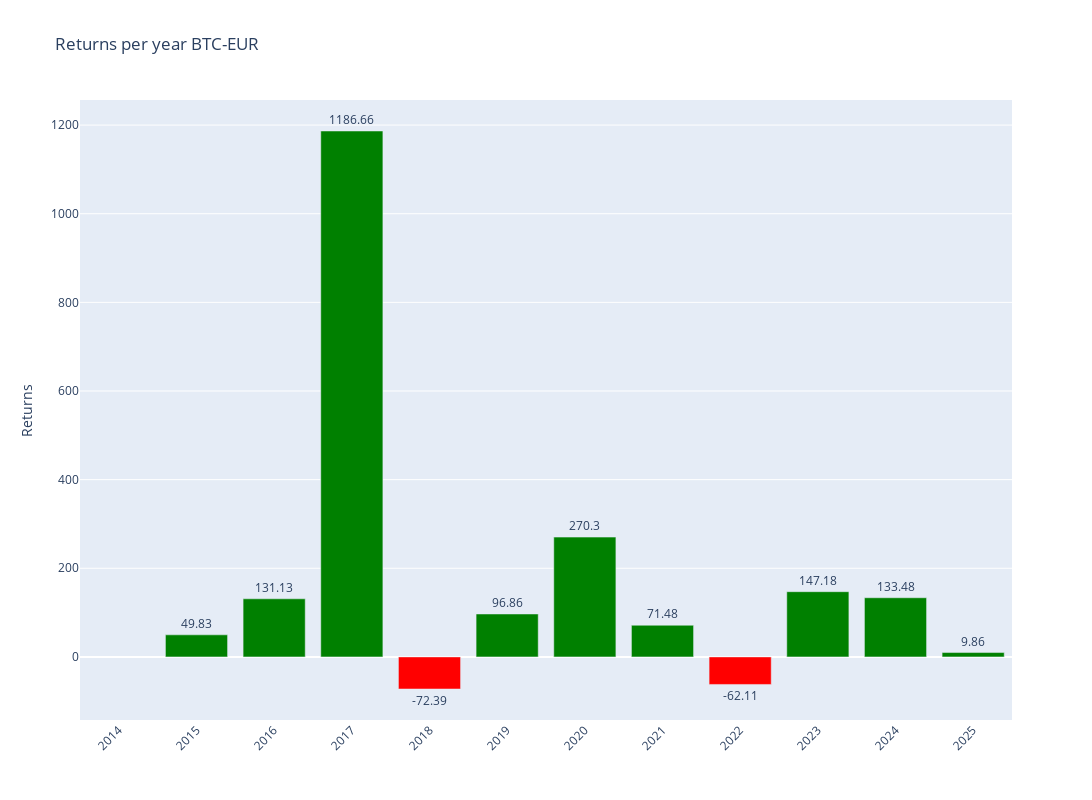

Notebook code cell kept with this figure:
### Code cell
# Plotly
fig = make_subplots()

# Add colors
colors = ['green' if x >= 0 else 'red' for x in annual_data['Return']]

# Graph (1,1)
fig.add_trace(go.Bar(y=annual_data['Return'],x=annual_data['Return'].index,text=round(annual_data['Return'],2),textposition='outside',marker_color=colors,hoverinfo='skip'),row=1,col=1)

# Update xaxis properties
fig.update_yaxes(title_text="Returns", row=1, col=1)

fig.update_layout(xaxis=dict(tickvals=annual_data.index,tickangle=-45),height=800, width=1300,title=f"Returns per year {ticker}")

fig.show()

### Figure 1 — Plotly figure (JSON) as saved in the notebook; plotly's stock layout.template omitted (floating-point values rounded to 4 significant figures)
{"data": [{"hoverinfo": "skip", "marker": {"color": ["red", "green", "green", "green", "red", "green", "green", "green", "red", "green", "green", "green"]}, "text": [null, 49.83, 131.1, 1187.0, -72.39, 96.86, 270.3, 71.48, -62.11, 147.2, 133.5, 9.86], "textposition": "outside", "type": "bar", "x": [2014, 2015, 2016, 2017, 2018, 2019, 2020, 2021, 2022, 2023, 2024, 2025], "xaxis": "x", "y": [null, 49.83, 131.1, 1187.0, -72.39, 96.86, 270.3, 71.48, -62.11, 147.2, 133.5, 9.863], "yaxis": "y"}], "layout": {"height": 800, "title": {"text": "Returns per year BTC-EUR"}, "width": 1300, "xaxis": {"anchor": "y", "domain": [0, 1], "tickangle": -45, "tickvals": [2014, 2015, 2016, 2017, 2018, 2019, 2020, 2021, 2022, 2023, 2024, 2025]}, "yaxis": {"anchor": "x", "domain": [0, 1], "title": {"text": "Returns"}}}}
